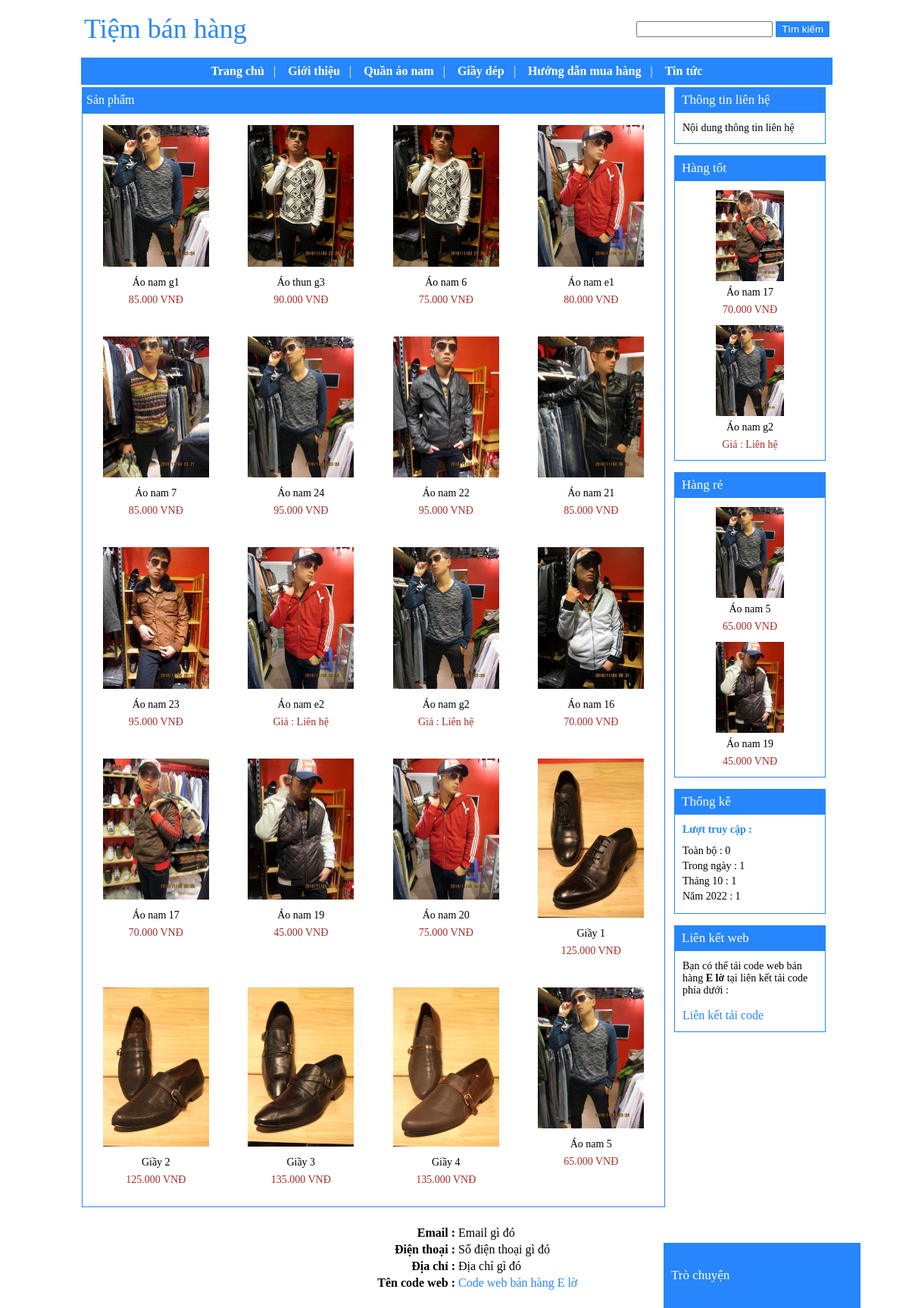
/GUI.php, run on the app's committed database.
### tables this page shows
CREATE TABLE IF NOT EXISTS `banner` (
  `id` int(255) NOT NULL AUTO_INCREMENT,
  `html` longtext NOT NULL,
  PRIMARY KEY (`id`)
);

CREATE TABLE IF NOT EXISTS `menu_ngang` (
  `id` int(255) NOT NULL AUTO_INCREMENT,
  `ten` varchar(256) NOT NULL,
  `link` varchar(256) NOT NULL,
  `loai` varchar(256) NOT NULL,
  `thuoc_menu` varchar(256) NOT NULL,
  `noi_dung_mo_ta` varchar(256) NOT NULL,
  `noi_dung` longtext NOT NULL,
  `sap_xep` int(255) NOT NULL,
  `bat_tat_binh_luan` varchar(256) NOT NULL,
  PRIMARY KEY (`id`)
);

CREATE TABLE IF NOT EXISTS `san_pham` (
  `id` int(255) NOT NULL AUTO_INCREMENT,
  `ten` varchar(256) NOT NULL,
  `hinh_anh` varchar(256) NOT NULL,
  `gia_ban` int(255) NOT NULL,
  `noi_dung` longtext NOT NULL,
  `thuoc_menu` varchar(256) NOT NULL,
  `so_luong_mua` int(255) NOT NULL,
  `trang_chu` varchar(256) NOT NULL,
  `sap_xep_trang_chu` int(255) NOT NULL,
  `loai` varchar(256) NOT NULL,
  `ksp1` varchar(256) NOT NULL,
  `sx_ksp1` int(255) NOT NULL,
  `ksp2` varchar(256) NOT NULL,
  `sx_ksp2` int(255) NOT NULL,
  `ksp3` varchar(256) NOT NULL,
  `sx_ksp3` int(255) NOT NULL,
  `ksp4` varchar(256) NOT NULL,
  `sx_ksp4` int(255) NOT NULL,
  `loai_gia` varchar(256) NOT NULL,
  `gb_vb` varchar(256) NOT NULL,
  `noi_dung_ngan` longtext NOT NULL,
  `hinh_anh_pnd` longtext NOT NULL,
  `sap_xep` int(255) NOT NULL,
  `bat_tat_binh_luan` varchar(256) NOT NULL,
  PRIMARY KEY (`id`)
);

CREATE TABLE IF NOT EXISTS `khung_html` (
  `id` int(11) NOT NULL AUTO_INCREMENT,
  `vi_tri` varchar(256) NOT NULL,
  `ten` varchar(256) NOT NULL,
  `noi_dung` longtext NOT NULL,
  PRIMARY KEY (`id`)
);

CREATE TABLE IF NOT EXISTS `thong_so` (
  `id` int(11) NOT NULL AUTO_INCREMENT,
  `ma` varchar(255) NOT NULL,
  `gia_tri` varchar(255) NOT NULL,
  PRIMARY KEY (`id`)
);

CREATE TABLE IF NOT EXISTS `luot_truy_cap` (
  `id` int(255) NOT NULL AUTO_INCREMENT,
  `luot_truy_cap` varchar(255) NOT NULL,
  `mo_ta` varchar(256) NOT NULL,
  `moc_thoi_gian` varchar(256) NOT NULL,
  `thoi_gian` varchar(256) NOT NULL,
  PRIMARY KEY (`id`)
);

CREATE TABLE IF NOT EXISTS `footer` (
  `id` int(255) NOT NULL AUTO_INCREMENT,
  `html` longtext NOT NULL,
  PRIMARY KEY (`id`)
);

### cumchucnang/ham/ham.php (called while the page is built, shortened)
	<?php
function lay_thong_so($ma)
{
	$tv="select * from thong_so where ma='$ma' ";
	$tv_1=mysql_query($tv);
	$tv_2=mysql_fetch_array($tv_1);
	return $tv_2['gia_tri'];
}
	?>

### cumchucnang/trang_chu/trang_chu_bc2.php (called while the page is built, shortened)
<?php
	include("cumchucnang/trang_chu/san_pham_ngoai_trang_chu_bc2.php");
?>

### cumchucnang/trang_chu/san_pham_ngoai_trang_chu_bc2.php (the view, shortened to what this page needs)
<?php
	$ssp_td=lay_thong_so('so_san_pham_tren_dong');
	if($ssp_td==4)
	{
		$chieu_rong_o="212px";
		$chieu_rong_anh="140px";
		$style_tsp="";
	}
	echo "<center>";
		echo "<div class='tdg___ggg_bc2'>";
			echo "<a href='#'>";
				echo "Sản phẩm";
			echo "</a>";
		echo "</div>";
		echo "<div class='ndg___ggg_bc2' id='fix_height_div__js' >";
			echo "<table border='0' width='768px' style='font-size:14px'>";
				$tv="select * from san_pham where trang_chu='co' order by sap_xep_trang_chu limit 0,28";
				$tv_1=mysql_query($tv);
				while($tv_2=mysql_fetch_array($tv_1))
				{
					for($i=1;$i<=$ssp_td;$i++)
					{
						if($i!=1){$tv_2=mysql_fetch_array($tv_1);}
						if($i==1){echo "<tr>";}
						if($tv_2['ten']!="")
						{
							$link_chi_tiet="?thamso=chi_tiet_san_pham&id=$tv_2[id]";
							echo "<td width='$chieu_rong_o' align='center' valign='top'>";
								$link_hinh="hinhanh_flash/san_pham/".$tv_2['hinh_anh'];
								echo "<div class='khung_bao_ngoai___j89'>";
									echo "<div class='cao_3_px'></div>";
									echo "<a href='$link_chi_tiet'>";
										echo "<img border='0' src='$link_hinh' width='$chieu_rong_anh' >";
									echo "</a>";
									echo "<br>";
									echo "<a href='$link_chi_tiet' class='ten_san_pham' $style_tsp >";
										echo $tv_2['ten'];
									echo "</a>";
									echo "<br>";
									$dinh_dang_gia=number_format($tv_2['gia_ban'],0,".",".");
									$dinh_dang_gia=$dinh_dang_gia." VNĐ";
									if($tv_2['loai_gia']=="lien_he"){$dinh_dang_gia="Giá : Liên hệ";}
									echo "<span class='gia_ban'>";
										echo $dinh_dang_gia;
									echo "</span>";
									echo "<br>";
									echo "<div class='cao_3_px'></div>";
									echo "<div class='cao_3_px'></div>";
								echo "</div>";
							echo "</td>";
						}
						if($i==$ssp_td){echo "</tr>";}
					}
				}
			echo "</table>";
		echo "</div>";
	echo "</center>";
?>

### GUI.php (shortened to what this page needs)
<?php
	include("bao_mat/ham.php");
	include("cumchucnang/ham/ham.php");
?>
<html>
<head>
<?php
	$mau_giao_dien=lay_thong_so("mau_giao_dien");
	if($mau_giao_dien=="xanh"){$lien_ket_css='<link rel="stylesheet" type="text/css" href="giao_dien/xanh/chung.css" > ';}
?>
</head>
<body>
	<center>
		<div style="width:990px;text-align:left" id="khung_lon" >
			<table width="990px" border="0">
				<tr >
					<td colspan="2" >
						<table width="990px" border="0" height="70px"  >
							<tr>
								<td width="250px" >
									<?php
										include("cumchucnang/banner/banner.php");
									?>
								</td>
								<td align="right" >
									<?php
										$c="";
									?>
									<form>
									<input style="width:180px;" name="tu_khoa" value="<?php xuat_tu_khoa_bm($c); ?>" >
									<input type="submit" value="Tìm kiếm" class="l_40" >
									</form>
								</td>
							</tr>
						</table>
					</td>
				</tr>
				<tr>
					<td colspan="2" class="o_menu_ngang" >
						<?php
							include("cumchucnang/menu_ngang/menu_ngang.php");
						?>
					</td>
				</tr>
				<tr>
					<td width="770px" valign="top">
						<?php
							include("cumchucnang/bien_luan_phan_than/bien_luan_phan_than_bc2.php");
						?>
					</td>
					<td width="220px" valign="top" align="center" >
						<?php
							$sxcp=lay_thong_so("sxcp");
							$m_sxcp=explode("[---]",$sxcp);
							$phan_thong_ke="khong";
							for($i=0;$i<count($m_sxcp);$i++)
							{
								if(trim($m_sxcp[$i])!="")
								{
									if($m_sxcp[$i]=="ksp1")
									{
										include("cumchucnang/khung_san_pham/khung_1.php");
									}
									if($m_sxcp[$i]=="ksp2")
									{
										include("cumchucnang/khung_san_pham/khung_2.php");
									}
									if($m_sxcp[$i]=="k_html1")
									{
										include("cumchucnang/khung_html/khung_1.php");
									}
									if($m_sxcp[$i]=="k_html4")
									{
										include("cumchucnang/khung_html/khung_4.php");
									}
									if($m_sxcp[$i]=="thong_ke")
									{
										if($phan_thong_ke=="khong")
										{
											include("cumchucnang/thong_ke/thong_ke_bc2.php");
											$phan_thong_ke="co";
										}
									}
									echo '<div class="v_c1"></div>';
								}
							}
						?>
					</td>
				</tr>
				<tr>
					<td colspan="2">
						<?php
							include("cumchucnang/footer/footer.php");
						?>
					</td>
				</tr>
			</table>
		</div>
	</center>
	<?php
		$tro_chuyen=lay_thong_so('tro_chuyen');
		if($tro_chuyen=="bat")
		{
			include("cumchucnang/tro_chuyen/khung.php");
		}
	?>
</body>
</html>

### cumchucnang/banner/banner.php (shortened to what this page needs)
<?php
	$tv="select * from banner where id='1'";
	$tv_1=mysql_query($tv);
	$tv_2=mysql_fetch_array($tv_1);
	echo $tv_2['html'];
?>

### cumchucnang/menu_ngang/menu_ngang.php (shortened to what this page needs)
<?php
	$tv="select count(*) from menu_ngang where thuoc_menu='' ";
	$tv_1=mysql_query($tv);
	$tv_2=mysql_fetch_array($tv_1);
	$so=$tv_2[0];
?>
<?php
	function de_quy_mnn_b1($id)
	{
		$tv_a="select * from menu_ngang where thuoc_menu='$id' order by sap_xep ";
		$tv_a_1=mysql_query($tv_a);
			while($tv_a_2=mysql_fetch_array($tv_a_1))
			{
				$id_2=$tv_a_2['id'];
					$tv="select count(*) from menu_ngang where thuoc_menu='$id_2' ";
					$tv_1=mysql_query($tv);
					$tv_2=mysql_fetch_array($tv_1);
					if($tv_2[0]!=0)
					{
						de_quy_mnn_b1($tv_a_2['id']);
					}
			}
	}
?>
<center>
	<table cellpadding="0" cellspacing="0" >
		<tr>
			<td>
				<ul class="menu_ngang" id="menu_ngang_nt_b1" >
					<li> <a href="index.php">Trang chủ</a> <span class="l_30" > | </span> &nbsp;</li>
					<?php
						$tv="select * from menu_ngang where thuoc_menu='' order by sap_xep";
						$tv_1=mysql_query($tv);
						$i=1;
						while($tv_2=mysql_fetch_array($tv_1))
						{
							$link=$tv_2['link'];
							if($tv_2['loai']=="san_pham"){$link="?thamso=xuat_sp&id=".$tv_2['id'];}
							if($tv_2['loai']=="tin_tuc"){$link="?thamso=xuat_tt&id=".$tv_2['id'];}
							if($tv_2['loai']=="bai_viet_mot_tin"){$link="?thamso=xuat_mot_tin_2&id=".$tv_2['id'];}
							$id=$tv_2['id'];
							echo "<li>";
								echo "<a href='$link'>";
									echo $tv_2['ten'];
								echo "</a>";
								if($i!=$so)
								{
									echo "<span class='l_30' > | </span> &nbsp;";
								}
								$tv_a="select count(*) from menu_ngang where thuoc_menu='$id' ";
								$tv_a_1=mysql_query($tv_a);
								$tv_a_2=mysql_fetch_array($tv_a_1);
								if($tv_a_2[0]!=0)
								{
										de_quy_mnn_b1($id);
								}
							echo "</li>";
							$i++;
						}
					?>
				</ul>
			</td>
		</tr>
	</table>
</center>

### cumchucnang/khung_html/khung_1.php (shortened to what this page needs)
<?php
	$tv="select * from khung_html where vi_tri='1' ";
	$tv_1=mysql_query($tv);
	$tv_2=mysql_fetch_array($tv_1);
?>
<div class="tdk___456_bc2">
	<span><?php echo $tv_2['ten'];?></span>
</div>
<div class="ndk___456_bc2" style='font-size:14px' >
	<div style="text-align:left;margin:0px 10px;" >
		<?php
			echo "<div class='cao_3_px'></div>";
			echo $tv_2['noi_dung'];
			echo "<div class='cao_3_px'></div>";
		?>
	</div>
</div>

### cumchucnang/khung_san_pham/khung_1.php (shortened to what this page needs)
<?php
	$so=lay_thong_so("ssp_ksp1");
	$td=lay_thong_so("td_a1");
	$tv="select * from san_pham where ksp1='co' order by sx_ksp1 limit 0,$so ";
	$tv_1=mysql_query($tv);
?>
<div class="tdk___456_bc2">
	<span><?php echo $td; ?></span>
</div>
<div class="ndk___456_bc2" style='font-size:14px' >
	<center>
		<?php
			echo "<div class='cao_3_px'></div>";
			while($tv_2=mysql_fetch_array($tv_1))
			{
				echo '<div class="khung_bao_ngoai___j90">';
					$link_hinh="hinhanh_flash/san_pham/".$tv_2['hinh_anh'];
					$link_chi_tiet="?thamso=chi_tiet_san_pham&id=$tv_2[id]";
					echo "<div>";
						echo "<center>";
							echo "<a href='$link_chi_tiet'  >";
								echo "<img src='$link_hinh' border='0' width='90px' >";
							echo "</a>";
							echo "<br>";
							echo "<a href='$link_chi_tiet' class='link_8' >";
								echo $tv_2['ten'];
							echo "</a>";
							echo "<br>";
							$dinh_dang_gia=number_format($tv_2['gia_ban'],0,".",".");
							$dinh_dang_gia=$dinh_dang_gia." VNĐ";
							if($tv_2['loai_gia']=="lien_he"){$dinh_dang_gia="Giá : Liên hệ";}
							echo "<span class='gia_ban'>";
								echo $dinh_dang_gia;
							echo "</span>";
						echo "</center>";
					echo "</div>";
				echo "</div>";
				echo "<div class='cao_3_px'></div>";
			}
		?>
	</center>
</div>

### cumchucnang/khung_san_pham/khung_2.php (shortened to what this page needs)
<?php
	$so=lay_thong_so("ssp_ksp2");
	$td=lay_thong_so("td_a2");
	$tv="select * from san_pham where ksp2='co' order by sx_ksp2 limit 0,$so ";
	$tv_1=mysql_query($tv);
?>
<div class="tdk___456_bc2">
	<span><?php echo $td; ?></span>
</div>
<div class="ndk___456_bc2" style='font-size:14px' >
	<center>
		<?php
			echo "<div class='cao_3_px'></div>";
			while($tv_2=mysql_fetch_array($tv_1))
			{
				echo '<div class="khung_bao_ngoai___j90">';
					$link_hinh="hinhanh_flash/san_pham/".$tv_2['hinh_anh'];
					$link_chi_tiet="?thamso=chi_tiet_san_pham&id=$tv_2[id]";
					echo "<div>";
						echo "<center>";
							echo "<a href='$link_chi_tiet'  >";
								echo "<img src='$link_hinh' border='0' width='90px' >";
							echo "</a>";
							echo "<br>";
							echo "<a href='$link_chi_tiet' class='link_8' >";
								echo $tv_2['ten'];
							echo "</a>";
							echo "<br>";
							$dinh_dang_gia=number_format($tv_2['gia_ban'],0,".",".");
							$dinh_dang_gia=$dinh_dang_gia." VNĐ";
							echo "<span class='gia_ban'>";
								echo $dinh_dang_gia;
							echo "</span>";
						echo "</center>";
					echo "</div>";
				echo "</div>";
				echo "<div class='cao_3_px'></div>";
			}
		?>
	</center>
</div>

### cumchucnang/thong_ke/thong_ke_bc2.php (shortened to what this page needs)
<?php
	function luot_truy_cap($id)
	{
		$tv="select * from luot_truy_cap where id='$id'";
		$tv_1=mysql_query($tv);
		$tv_2=mysql_fetch_array($tv_1);
		return $tv_2['luot_truy_cap'];
	}
	$luot_truy_cap=luot_truy_cap("1");
?>
<?php
	$ltc=number_format($luot_truy_cap,0,".",".");
?>
<?php
	$ltc_trong_ngay=luot_truy_cap("2");
	if($ltc_trong_ngay==0){$ltc_trong_ngay=1;}
	$ltc_trong_ngay=number_format($ltc_trong_ngay,0,".",".");
?>
<?php
	$thang_hien_tai=date("n");
	$ltc_trong_thang=luot_truy_cap("5");
	if($ltc_trong_thang==0){$ltc_trong_thang=1;}
	$ltc_trong_thang=number_format($ltc_trong_thang,0,".",".");
?>
<?php
	$nam_hien_tai=date("Y");
	$ltc_trong_nam=luot_truy_cap("6");
	if($ltc_trong_nam==0){$ltc_trong_nam=1;}
	$ltc_trong_nam=number_format($ltc_trong_nam,0,".",".");
?>
<div class="tdk___456_bc2">
	<span>Thống kê</span>
</div>
<div class="ndk___456_bc2" >
	<div style="margin-left:10px;font-size:14px">
		<div class="cao_3_px"></div>
		<b class="l_44" >Lượt truy cập :</b> <br>
		<div style="margin-top:10px;line-height:20px" >
		Toàn bộ : <?php echo $ltc; ?> <br>
		Trong ngày : <?php echo $ltc_trong_ngay; ?> <br>
		Tháng <?php echo $thang_hien_tai; ?> : <?php echo $ltc_trong_thang; ?> <br>
		Năm <?php echo $nam_hien_tai; ?> : <?php echo $ltc_trong_nam; ?> <br>
		</div>
		<div class="cao_3_px"></div>
	</div>
</div>

### cumchucnang/khung_html/khung_4.php (shortened to what this page needs)
<?php
	$tv="select * from khung_html where vi_tri='4' ";
	$tv_1=mysql_query($tv);
	$tv_2=mysql_fetch_array($tv_1);
?>
<div class="tdk___456_bc2">
	<span><?php echo $tv_2['ten'];?></span>
</div>
<div class="ndk___456_bc2" style='font-size:14px' >
	<div style="text-align:left;margin:0px 10px;" >
		<?php
			echo "<div class='cao_3_px'></div>";
			echo $tv_2['noi_dung'];
			echo "<div class='cao_3_px'></div>";
		?>
	</div>
</div>

### cumchucnang/footer/footer.php (shortened to what this page needs)
<?php
	$tv="select * from footer where id='1'";
	$tv_1=mysql_query($tv);
	$tv_2=mysql_fetch_array($tv_1);
	echo $tv_2['html'];
?>

### data on the page
banner: html "Tiệm bán hàng"
menu_ngang: ten "Giới thiệu"
menu_ngang: ten "Quần áo nam"
menu_ngang: ten "Giầy dép"
menu_ngang: ten "Hướng dẫn mua hàng"
menu_ngang: ten "Tin tức"
san_pham: hinh_anh (picture), ten "Áo nam g1", dinh_dang_gia "85.000 VNĐ"
san_pham: hinh_anh (picture), ten "Áo thun g3", dinh_dang_gia "90.000 VNĐ"
san_pham: hinh_anh (picture), ten "Áo nam 6", dinh_dang_gia "75.000 VNĐ"
san_pham: hinh_anh (picture), ten "Áo nam e1", dinh_dang_gia "80.000 VNĐ"
san_pham: hinh_anh (picture), ten "Áo nam 7", dinh_dang_gia "85.000 VNĐ"
san_pham: hinh_anh (picture), ten "Áo nam 24", dinh_dang_gia "95.000 VNĐ"
san_pham: hinh_anh (picture), ten "Áo nam 22", dinh_dang_gia "95.000 VNĐ"
san_pham: hinh_anh (picture), ten "Áo nam 21", dinh_dang_gia "85.000 VNĐ"
san_pham: hinh_anh (picture), ten "Áo nam 23", dinh_dang_gia "95.000 VNĐ"
san_pham: hinh_anh (picture), ten "Áo nam e2", loai_gia "Giá : Liên hệ"
san_pham: hinh_anh (picture), ten "Áo nam g2", loai_gia "Giá : Liên hệ"
san_pham: hinh_anh (picture), ten "Áo nam 16", dinh_dang_gia "70.000 VNĐ"
san_pham: hinh_anh (picture), ten "Áo nam 17", dinh_dang_gia "70.000 VNĐ"
san_pham: hinh_anh (picture), ten "Áo nam 19", dinh_dang_gia "45.000 VNĐ"
san_pham: hinh_anh (picture), ten "Áo nam 20", dinh_dang_gia "75.000 VNĐ"
san_pham: hinh_anh (picture), ten "Giầy 1", dinh_dang_gia "125.000 VNĐ"
san_pham: hinh_anh (picture), ten "Giầy 2", dinh_dang_gia "125.000 VNĐ"
san_pham: hinh_anh (picture), ten "Giầy 3", dinh_dang_gia "135.000 VNĐ"
san_pham: hinh_anh (picture), ten "Giầy 4", dinh_dang_gia "135.000 VNĐ"
san_pham: hinh_anh (picture), ten "Áo nam 5", dinh_dang_gia "65.000 VNĐ"
khung_html: ten "Thông tin liên hệ", noi_dung "Nội dung thông tin liên hệ"
thong_so: gia_tri "Hàng tốt"
thong_so: gia_tri "Hàng rẻ"
luot_truy_cap: luot_truy_cap "0"
luot_truy_cap: luot_truy_cap "1"
luot_truy_cap: luot_truy_cap "1"
luot_truy_cap: luot_truy_cap "1"
khung_html: ten "Liên kết web", noi_dung "Bạn có thể tải code web bán hàng E lờ tại liên kết tải code phía dưới : Liên kết tải code"
footer: html "Email : Email gì đó Điện thoại : Số điện thoại gì đó Địa chỉ : Địa chỉ gì đó Tên code web : Code web bán hàng E lờ"
